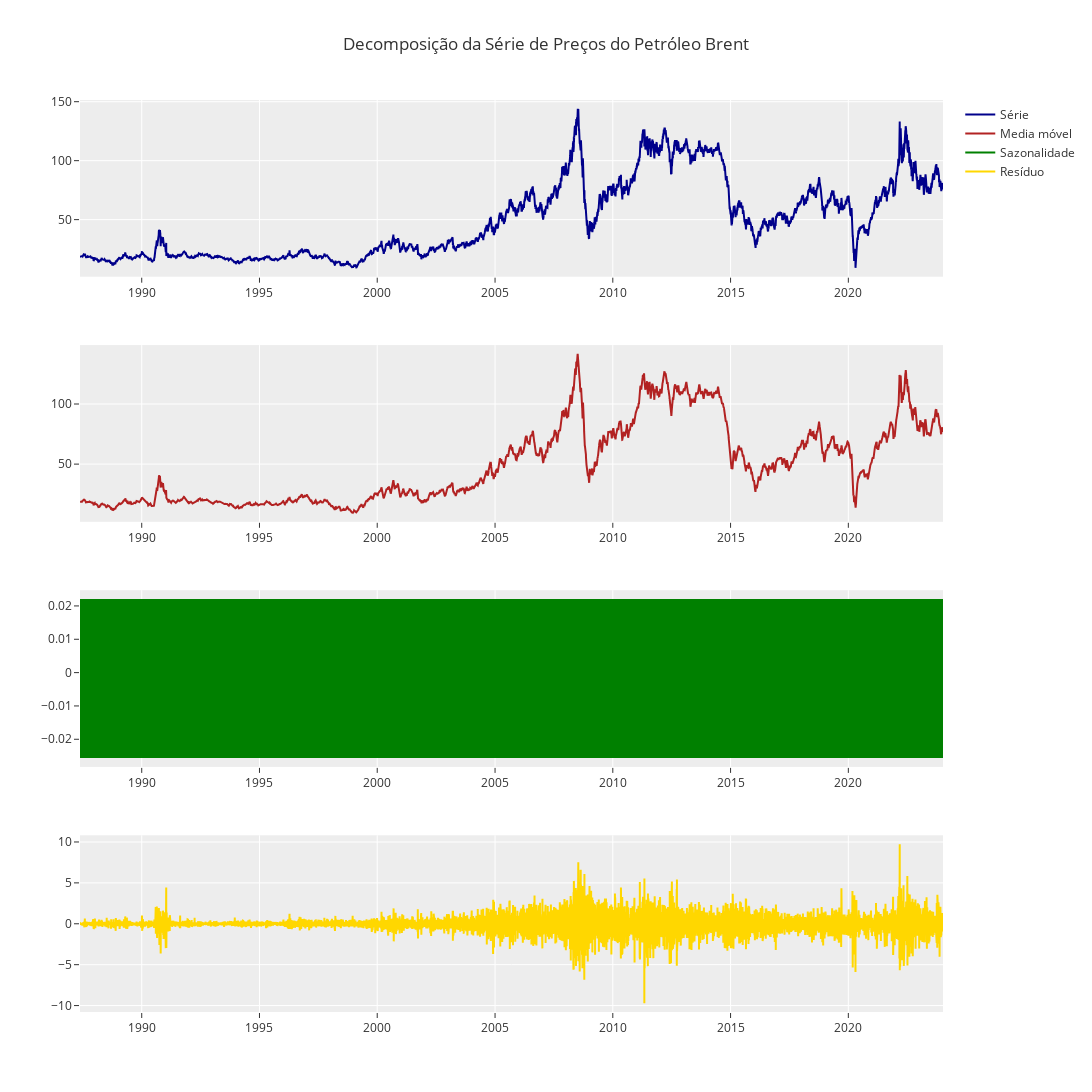

Notebook cell for this chart:
### Code cell
media_movel = resultados.trend.to_frame()
sazonalidade = resultados.seasonal.to_frame()
residuo = resultados.resid.to_frame()

fig = make_subplots(rows = 4, cols = 1)
fig.add_trace(go.Scatter(x=df_eda.index, y=df.preco, name='Série', marker=dict(color='#00008B')), row=1, col=1)
fig.add_trace(go.Scatter(x=media_movel.index, y=media_movel.trend, name='Media móvel', marker=dict(color='#B22222')), row=2, col=1)
fig.add_trace(go.Scatter(x=sazonalidade.index, y=sazonalidade.seasonal, name='Sazonalidade', marker = dict(color='#008000')), row=3, col=1)
fig.add_trace(go.Scatter(x=residuo.index, y=residuo.resid, name='Resíduo', marker=dict(color='gold')), row=4, col=1)
fig.update_layout(
    title={
        'text': 'Decomposição da Série de Preços do Petróleo Brent',
        'x': 0.5,
        'xanchor': 'center'
    },
    width=1600, 
    height=1200,
    template=template
)
fig.show()

### Figure 1 — Plotly figure (JSON) as saved in the notebook; plotly's stock layout.template omitted (floating-point values rounded to 4 significant figures; data arrays with more than 128 entries replaced by an {"elided": "..."} marker saying what was removed)
{"data": [{"marker": {"color": "#00008B"}, "name": "Série", "type": "scatter", "x": {"elided": "11082 str values"}, "xaxis": "x", "y": {"elided": "11082 float values"}, "yaxis": "y"}, {"marker": {"color": "#B22222"}, "name": "Media móvel", "type": "scatter", "x": {"elided": "11082 str values"}, "xaxis": "x2", "y": {"elided": "11082 float values"}, "yaxis": "y2"}, {"marker": {"color": "#008000"}, "name": "Sazonalidade", "type": "scatter", "x": {"elided": "11082 str values"}, "xaxis": "x3", "y": {"elided": "11082 float values"}, "yaxis": "y3"}, {"marker": {"color": "gold"}, "name": "Resíduo", "type": "scatter", "x": {"elided": "11082 str values"}, "xaxis": "x4", "y": {"elided": "11082 float values"}, "yaxis": "y4"}], "layout": {"height": 1200, "title": {"text": "Decomposição da Série de Preços do Petróleo Brent", "x": 0.5, "xanchor": "center"}, "width": 1600, "xaxis": {"anchor": "y", "domain": [0, 1]}, "xaxis2": {"anchor": "y2", "domain": [0, 1]}, "xaxis3": {"anchor": "y3", "domain": [0, 1]}, "xaxis4": {"anchor": "y4", "domain": [0, 1]}, "yaxis": {"anchor": "x", "domain": [0.8063, 1]}, "yaxis2": {"anchor": "x2", "domain": [0.5375, 0.7312]}, "yaxis3": {"anchor": "x3", "domain": [0.2687, 0.4625]}, "yaxis4": {"anchor": "x4", "domain": [0, 0.1938]}}}
